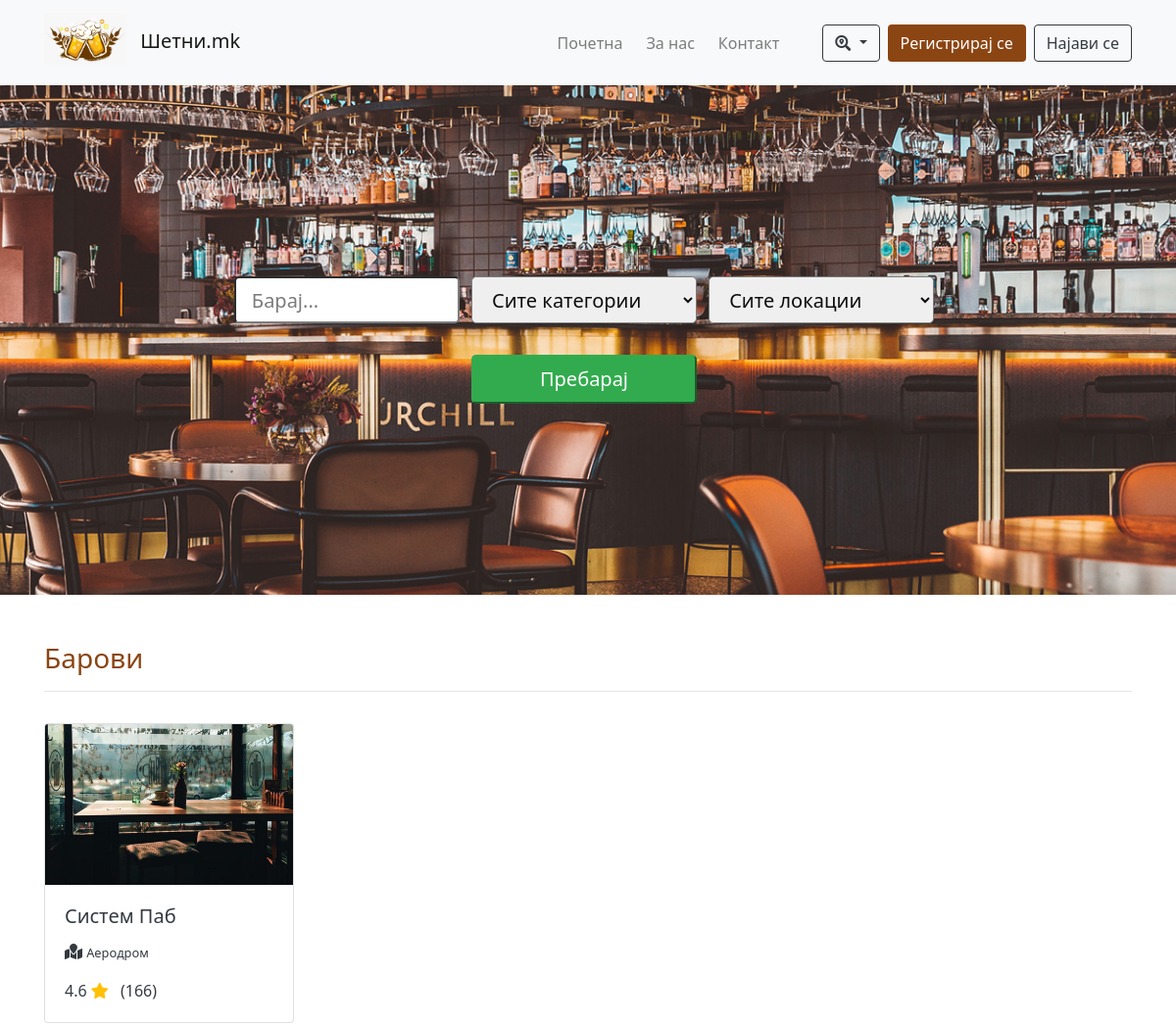
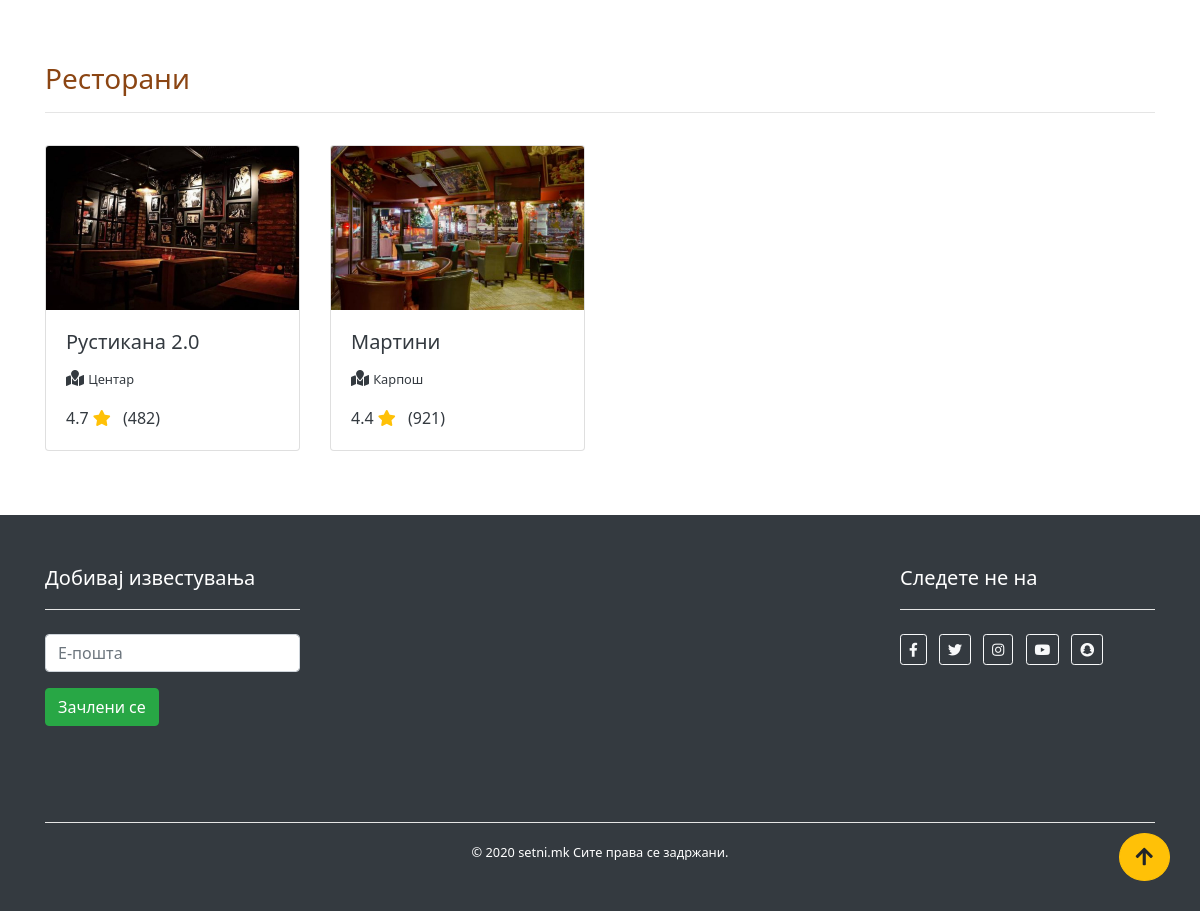
Screenshot of /places with the database file from the repository (2 pictures, top to bottom).
### app.py (models this page shows)
class Place(db.Model):
    __tablename__ = "place"
    id = db.Column(db.Integer, primary_key=True, autoincrement=True)
    name = db.Column(db.String, unique=True)
    description = db.Column(db.String)
    location = db.Column(db.String)
    category = db.Column(db.String)
    rating = db.Column(db.Float)  # hard-coded
    number_of_reviews = db.Column(db.Integer)  # hard-coded
    path_to_image = db.Column(db.String)
    price = db.Column(db.Integer)

### app.py (the view)
@app.route('/places')
def places():
    query = request.args.get("query")
    query = query if query is not None else ""
    category = request.args.get("category")
    category = int(category) if category is not None else 0
    location = request.args.get("location")
    location = int(location) if location is not None else 0
    categories = ["Сите", "Бар", "Ресторан", "Ноќен клуб"]
    locations = ["Сите", "Аеродром", "Бутел", "Гази Баба", "Ѓорче Петров", "Карпош", "Кисела Вода", "Сарај", "Центар",
                 "Чаир", "Шуто Оризари"]
    if category != 0 and location != 0:
        places = db.session.query(Place) \
            .filter(Place.name.contains(query), Place.category == categories[category],
                    Place.location == locations[location]).all()
    elif category != 0:
        places = db.session.query(Place).filter(Place.name.contains(query), Place.category == categories[category])\
            .all()
    elif location != 0:
        places = db.session.query(Place).filter(Place.name.contains(query), Place.location == locations[location]).all()
    else:
        places = db.session.query(Place).filter(Place.name.contains(query)).all()
    bars = [p for p in places if p.category == "Бар"]
    restaurants = [p for p in places if p.category == "Ресторан"]
    clubs = [p for p in places if p.category == "Ноќен клуб"]
    data = {"bars": bars, "restaurants": restaurants, "clubs": clubs, "query": query, "category": category,
            "location": location}
    return render_template("places.html", data=data)

### templates/places.html (shortened to what this page needs)
<!DOCTYPE html>
<html lang="en">
<head>
    <link href="../static/css/styles.css" rel="stylesheet" type="text/css">
    <link href="../static/vendor/bootstrap/css/bootstrap.css" rel="stylesheet" type="text/css">
    <link href="../static/vendor/fontawesome/css/all.css" rel="stylesheet" type="text/css">
</head>
<body>
<a id="backToTopButton" class="btn btn-lg btn-warning rounded-circle">
    <i class="fa fa-arrow-up"></i>
</a>
<nav class="navbar navbar-expand-lg navbar-light bg-light">
    <div class="container">
        <a href="/" class="navbar-brand">
            <img id="logo" src="../static/img/Logo.png" alt="Logo" class="img-fluid mr-2 pb-2" />
            <span class="lead">Шетни.mk</span>
        </a>
        <div id="navbarContent" class="collapse navbar-collapse">
            <ul class="navbar-nav ml-auto mr-3">
                <li class="nav-item mx-1">
                    <a href="/" class="nav-link">Почетна</a>
                </li>
                <li class="nav-item mx-1">
                    <a href="/about" class="nav-link">За нас</a>
                </li>
                <li class="nav-item mx-1">
                    <a href="/contact" class="nav-link">Контакт</a>
                </li>
            </ul>
            <div class="dropdown d-sm-inline my-2 my-sm-0 ml-sm-3 mr-2">
                <button class="btn btn-outline-dark dropdown-toggle" type="button" id="locationsDropdownMenuButton"
                        data-toggle="dropdown" aria-haspopup="true" aria-expanded="false">
                    <i class="fa fa-search-location"></i>
                </button>
            </div>
            {% if current_user.is_authenticated %}
                <h6 class="d-inline text-success mt-2 ml-3 ml-lg-4 mr-4">
                    <div class="dropdown d-inline">
                        <a href="#" class="dropdown-toggle text-success text-decoration-none" type="button"
                           id="userDropdownMenuButton" data-toggle="dropdown" aria-haspopup="true"
                           aria-expanded="false">
                            {{ current_user.username }}
                        </a>
                        <div class="dropdown-menu" aria-labelledby="userDropdownMenuButton">
                            <a href="/reservations" class="dropdown-item">Мои резервации</a>
                        </div>
                    </div>
                </h6>
                <a href="/logout" class="btn btn-danger">
                    Одјави се
                </a>
            {% else %}
                <a href="/register" id="registerButton" class="btn mr-2">
                    Регистрирај се
                </a>
                <a href="/login" class="btn btn-outline-dark">
                    Најави се
                </a>
            {% endif %}
        </div>
    </div>
</nav>
<header id="header" class="mb-5">
    <div class="container text-center text-white">
        <div class="row">
            <div class="col">
                <form method="get" action="{{ url_for("places") }}">
                    <div class="mb-2">
                        <input name="query" type="search" class="searchControl form-control-lg d-md-inline mb-4 mr-2"
                               placeholder="Барај..." value="{{ data.query }}">
                        <div class="form-group d-lg-inline mb-4 mr-2">
                            <select name="category" class="searchControl form-control-lg">
                                <option value="0" {{ "selected='selected'" if data.category == 0 else "" }}>
                                    Сите категории
                                </option>
                            </select>
                        </div>
                        <div class="form-group d-lg-inline mb-4 mr-2">
                            <select name="location" class="searchControl form-control-lg">
                                <option value="0" {{ "selected='selected'" if data.location == 0 else "" }}>
                                    Сите локации
                                </option>
                            </select>
                        </div>
                    </div>
                    <button class="searchControl btn-success btn-lg mr-2">Пребарај</button>
                </form>
            </div>
        </div>
    </div>
</header>
<section id="searchResults" class="container my-5">
    {% if data.bars != [] %}
        <h3 id="headingPopular">Барови</h3>
        <hr />
        <div class="row mb-5">
            {% for place in data.bars %}
                <div class="col-12 col-md-4 col-lg-3 my-3">
                    <a href="/place/{{ place.id }}" class="text-dark text-decoration-none">
                        <div class="card">
                            <img src="{{ place.path_to_image }}" alt="Photo of the place" class="card-img-top"/>
                            <div class="card-body">
                                <h5 class="card-title">{{ place.name }}</h5>
                                <div class="card-text mb-3">
                                    <i class="fa fa-map-marked"></i>
                                    <small>{{ place.location }}</small>
                                </div>
                                <div>
                                    <span>{{ place.rating }}</span>
                                    <i class="fa fa-star text-warning"></i>
                                    <span class="ml-2">({{ place.number_of_reviews }})</span>
                                </div>
                            </div>
                        </div>
                    </a>
                </div>
            {% endfor %}
        </div>
    {% endif %}
    {% if data.restaurants != [] %}
        <h3 id="headingPopular">Ресторани</h3>
        <hr />
        <div class="row mb-5">
            {% for place in data.restaurants %}
                <div class="col-12 col-md-4 col-lg-3 my-3">
                    <a href="/place/{{ place.id }}" class="text-dark text-decoration-none">
                        <div class="card">
                            <img src="{{ place.path_to_image }}" alt="Photo of the place" class="card-img-top"/>
                            <div class="card-body">
                                <h5 class="card-title">{{ place.name }}</h5>
                                <div class="card-text mb-3">
                                    <i class="fa fa-map-marked"></i>
                                    <small>{{ place.location }}</small>
                                </div>
                                <div>
                                    <span>{{ place.rating }}</span>
                                    <i class="fa fa-star text-warning"></i>
                                    <span class="ml-2">({{ place.number_of_reviews }})</span>
                                </div>
                            </div>
                        </div>
                    </a>
                </div>
            {% endfor %}
        </div>
    {% endif %}
</section>
<footer class="py-5 bg-dark text-white">
    <div class="container">
        <div class="row d-flex justify-content-between">
            <div class="col-12 col-sm-6 col-xl-3 mb-5">
                <p class="lead">Добивај известувања</p>
                <hr class="bg-white mb-4" />
                <input type="email" class="form-control mb-3" placeholder="Е-пошта" />
                <a href="/" class="btn btn-success">Зачлени се</a>
            </div>
            <div class="col-12 col-sm-6 col-xl-3">
                <p class="lead">Следете не на</p>
                <hr class="bg-white mb-4" />
                <a href="http://facebook.com" class="btn btn-sm btn-outline-light mr-2 mb-2">
                    <i class="fab fa-facebook-f"></i>
                </a>
                <a href="http://twitter.com" class="btn btn-sm btn-outline-light mr-2 mb-2">
                    <i class="fab fa-twitter"></i>
                </a>
                <a href="http://instagram.com" class="btn btn-sm btn-outline-light mr-2 mb-2">
                    <i class="fab fa-instagram"></i>
                </a>
                <a href="http://youtube.com" class="btn btn-sm btn-outline-light mr-2 mb-2">
                    <i class="fab fa-youtube"></i>
                </a>
                <a href="http://snapchat.com" class="btn btn-sm btn-outline-light mr-2 mb-2">
                    <i class="fab fa-snapchat"></i>
                </a>
            </div>
        </div>
        <hr class="bg-white mt-5" />
        <div class="text-center">
            <small>&copy; 2020 setni.mk Сите права се задржани.</small>
        </div>
    </div>
</footer>
</body>
</html>

### static/css/styles.css (style rules this page uses)
* { font-family: "Segoe UI", Helvetic, sans-serif; }
#backToTopButton { display: inline-block; position: fixed; bottom: 30px; right: 30px; transition: background-color .3s, opacity .5s, visibility .5s; opacity: 0; visibility: hidden; z-index: 1000; }
#backToTopButton.show { opacity: 1; visibility: visible; }
#logo { max-width: 85px; max-height: 85px; }
#registerButton { background: saddlebrown; color: white; }
#header { display: flex; justify-content: center; align-items: center; background: url('../img/Header.jpg') no-repeat scroll center center; opacity: 95%; height: 65vh; -webkit-background-size: cover; -moz-background-size: cover; -o-background-size: cover; background-size: cover; }
.searchControl { width: 230px; }
#headingPopular { color: saddlebrown; }

### rows the page displays
Place: path_to_image (picture), name "Систем Паб", location "Аеродром", rating "4.6", number_of_reviews "166"
Place: path_to_image (picture), name "Рустикана 2.0", location "Центар", rating "4.7", number_of_reviews "482"
Place: path_to_image (picture), name "Мартини", location "Карпош", rating "4.4", number_of_reviews "921"
